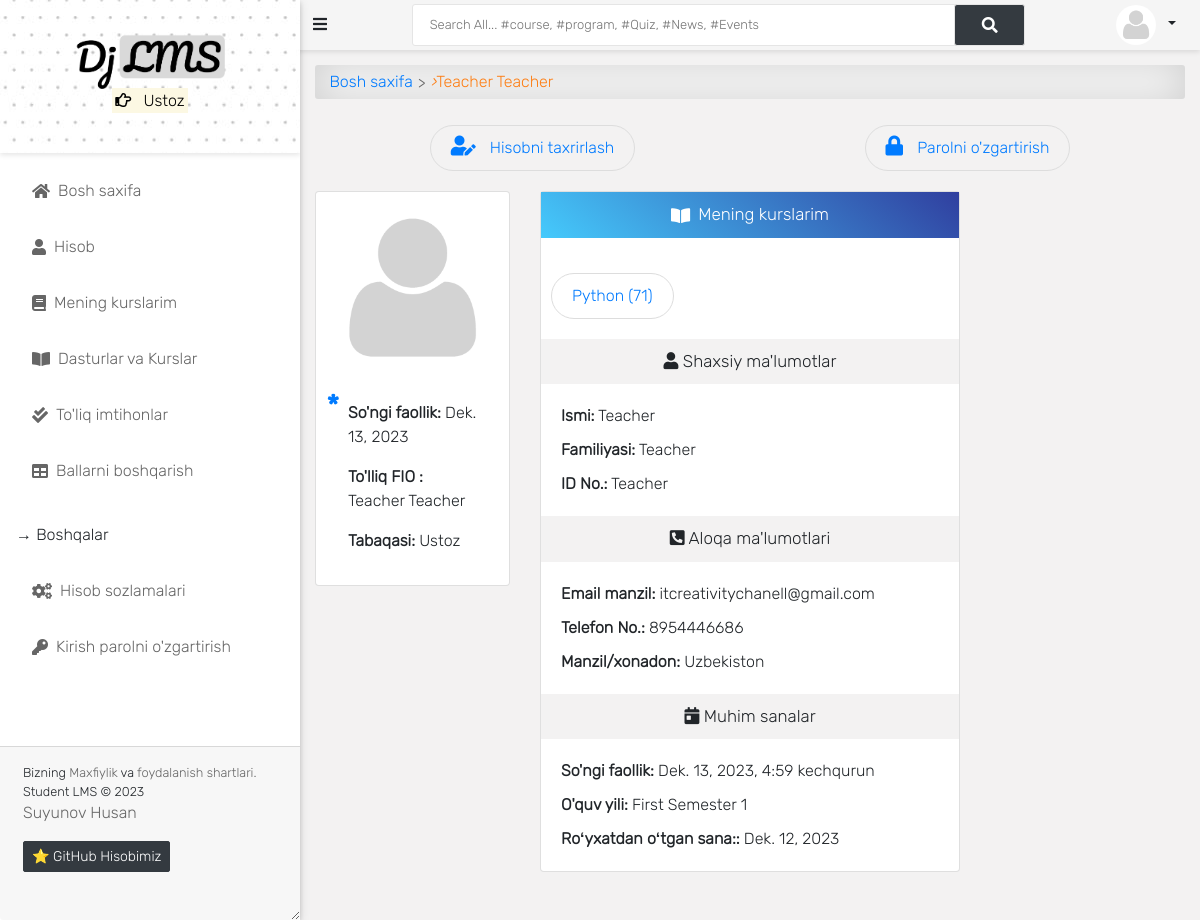
The page /accounts/profile/ (signed in) on the database as committed earlier.
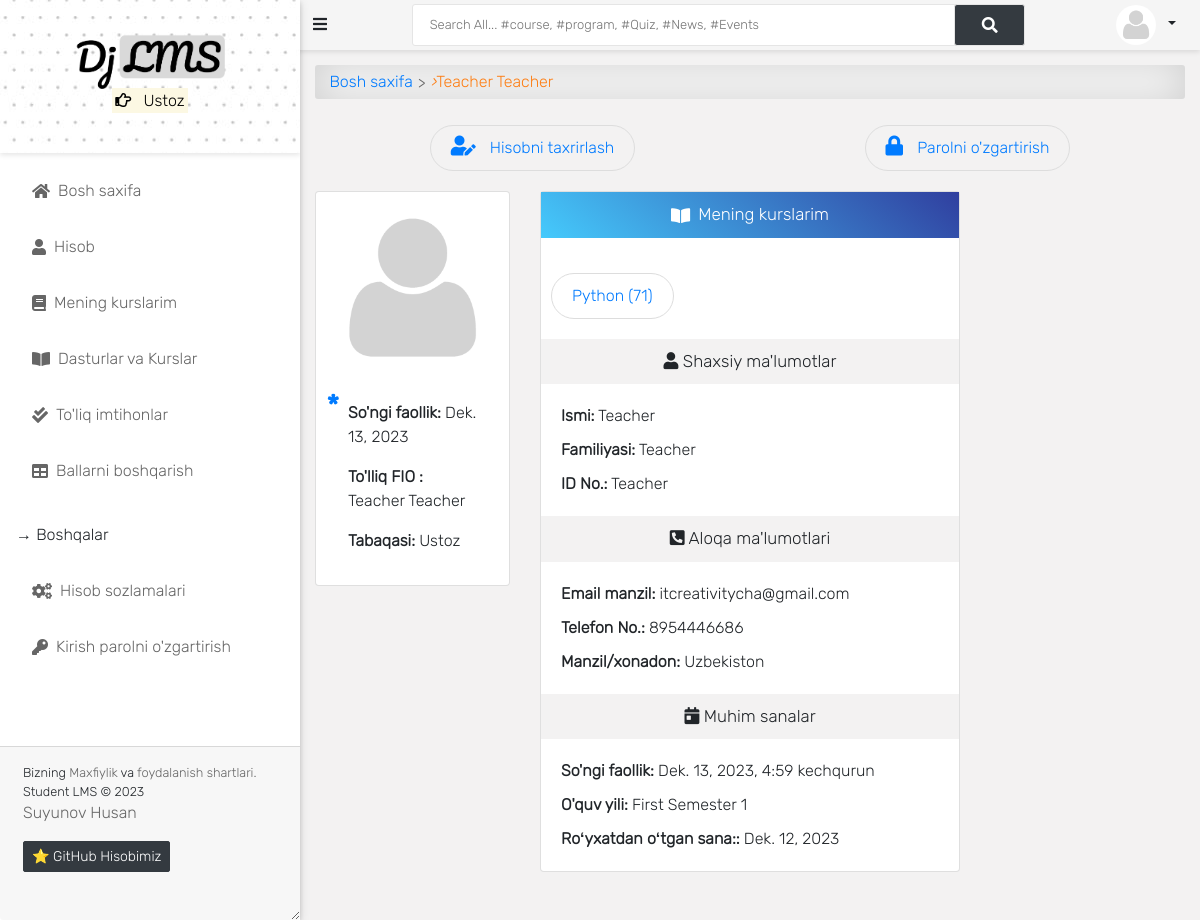
The same page on the database as committed later.
### accounts/models.py (models this page shows, shortened)
class User(AbstractUser):
    is_student = models.BooleanField(default=False)
    is_lecturer = models.BooleanField(default=False)
    is_parent = models.BooleanField(default=False)
    is_dep_head = models.BooleanField(default=False)
    phone = models.CharField(max_length=60, blank=True, null=True)
    address = models.CharField(max_length=60, blank=True, null=True)
    picture = models.ImageField(upload_to='profile_pictures/%y/%m/%d/', default='default.png', null=True)
    email = models.EmailField(blank=True, null=True)
    username_validator = ASCIIUsernameValidator()
    objects = UserManager()
    @property
    def get_full_name(self):
        full_name = self.username
        if self.first_name and self.last_name:
            full_name = self.first_name + " " + self.last_name
        return full_name
    @property
    def get_user_role(self):
        if self.is_superuser:
            return "Boshliq"
        elif self.is_student:
            return "Talaba"
        elif self.is_lecturer:
            return "Ustoz"
        elif self.is_parent:
            return "Ota-ona"

### course/models.py (models this page shows, shortened)
class Course(models.Model):
    slug = models.SlugField(blank=True, unique=True)
    title = models.CharField(max_length=200, null=True)
    code = models.CharField(max_length=200, unique=True, null=True)
    credit = models.IntegerField(null=True, default=0)
    summary = models.TextField(max_length=200, blank=True, null=True)
    program = models.ForeignKey(Program, on_delete=models.CASCADE)
    level = models.CharField(max_length=25, choices=LEVEL, null=True)
    year = models.IntegerField(choices=YEARS, default=0)
    semester = models.CharField(choices=SEMESTER, max_length=200)
    is_elective = models.BooleanField(default=False, blank=True, null=True)
    objects = CourseManager()
    def __str__(self):
        return "{0} ({1})".format(self.title, self.code)
    def get_absolute_url(self):
        return reverse('course_detail', kwargs={'slug': self.slug})

### app/models.py (models this page shows)
class Semester(models.Model):
    semester = models.CharField(max_length=10, choices=SEMESTER, blank=True)
    is_current_semester = models.BooleanField(default=False, blank=True, null=True)
    session = models.ForeignKey(Session, on_delete=models.CASCADE, blank=True, null=True)
    next_semester_begins = models.DateField(null=True, blank=True)
    def __str__(self):
        return self.semester

class Session(models.Model):
    session = models.CharField(max_length=200, unique=True)
    is_current_session = models.BooleanField(default=False, blank=True, null=True)
    next_session_begins = models.DateField(blank=True, null=True)
    def __str__(self):
        return self.session

### accounts/views.py (the view, shortened to what this page needs)
# urls.py: path('profile/', profile, name='profile'),
@login_required
def profile(request):
    try:
        current_session = get_object_or_404(Session, is_current_session=True)
        current_semester = get_object_or_404(Semester, is_current_semester=True, session=current_session)
    except Semester.MultipleObjectsReturned and Semester.DoesNotExist and Session.DoesNotExist:
        raise Http404
    if request.user.is_lecturer:
        courses = Course.objects.filter(allocated_course__lecturer__pk=request.user.id).filter(
            semester=current_semester)
        return render(request, 'accounts/profile.html', {
            'title': request.user.get_full_name,
            "courses": courses,
            'current_session': current_session,
            'current_semester': current_semester,
        })

### templates/accounts/profile.html (shortened to what this page needs)
{% extends 'base.html' %}
{% load static %}
{% load i18n %}
{% block content %}
{% if user.is_authenticated %}
<div id="input-nav"><a href="{% url 'home' %}" class="primary1">Bosh saxifa</a> <i>&rsaquo;</i> {{ user.get_full_name }}</div>
<div class="btn-flex">
    <a class="edit-btn" href="{% url 'edit_profile' %}"><i class="fas fa-user-edit"></i>
        <span class="mobile-hide">Hisobni taxrirlash</span></a>
    <a class="edit-btn" href="{% url 'change_password' %}"><i class="fas fa-lock"></i><span class="mobile-hide">
        Parolni o'zgartirish</span></a>
</div>
<div class="row">
    <div class="col-md-3 mx-auto">
        <div class="card">
            <img src="{{ user.picture.url }}" class="dashboard-img">
            <div class="program-description">
                <p><strong>So'ngi faollik: </strong>{{ user.last_login|date }}</p>
                <p><strong>To'lliq FIO : </strong>{{ user.get_full_name|title }}</p>
                <p><strong>Tabaqasi: </strong>
                    {{ user.get_user_role }}
                </p>
            </div>
        </div>
    </div>
    <div class="col-md-6 mx-auto">
        <div class="card">
            {% if user.is_lecturer %}
            <p class="form-title"><i class="fas fa-book-open"></i>Mening kurslarim</p>
            <div class="dashboard-description">
                {% if courses %}
                    <div class="flex">
                        {% for course in courses %}
                            <div class="flex"><a class="edit-btn" href="{{ course.get_absolute_url }}">{{ course }}</a></div>
                        {% endfor %}
                    </div>
                {% else %}
                        <div class="text-danger"><i class="far fa-frown"></i>Kurslar yo'q!</div>
                {% endif %}
            </div>
            {% endif %}
            <p class="title-info"><i class="fas fa-user"></i> Shaxsiy ma'lumotlar</p>
            <div class="dashboard-description">
                <p><strong>Ismi:</strong> {{ user.first_name|title }}</p>
                <p><strong>Familiyasi:</strong> {{ user.last_name|title }}</p>
                <p><strong>ID No.:</strong> {{ user.username }}</p>
            </div>
            <p class="title-info"><i class="fas fa-phone-square-alt"></i> Aloqa ma'lumotlari</p>
            <div class="dashboard-description">
                <p><strong>Email manzil:</strong> {{ user.email }}</p>
                <p><strong>Telefon No.:</strong> {{ user.phone }}</p>
                <p><strong>Manzil/xonadon:</strong> {{ user.address }}</p>
            </div>
            <p class="title-info"><i class="fa fa-calendar-day"></i> Muhim sanalar</p>
            <div class="dashboard-description">
                <p><strong>So'ngi faollik:</strong> {{ user.last_login }}</p>
                <p><strong>O'quv yili:</strong> {{ current_semester }} Semester {{ current_session }}</p>
                <p><strong>Roʻyxatdan oʻtgan sana::</strong> {{ user.date_joined|date }}</p>
            </div>
        </div>
    </div>
    <div class="col-md-3 mx-auto"></div>
</div>
{% endif %}
{% endblock content %}

### templates/base.html (shortened to what this page needs)
{% load static %}
<!DOCTYPE html>
<html lang="uz">
<head>
    <link rel="stylesheet" type="text/css" href="{% static 'css/bootstrap.min.css' %}">
    <link rel="stylesheet" type="text/css" href="{% static 'css/all.css' %}">
    <link rel="stylesheet" type="text/css" href="{% static 'css/style.css' %}">
</head>
<body>
    {% include 'aside.html' %}
    <div id="main">
        {% include 'navbar.html' %}
        <div class="container-fluid" id="main-content">
            {% block content %}{% endblock content %}
        </div>
    </div>
</body>
</html>

### templates/aside.html (shortened to what this page needs)
{% load static %}
<div id="side-nav">
  <div class="main-menu">
    <div
      class="top-side text-center py-4"
      style="background-image: url({% static '/img/dotted.jpg' %})"
    >
      <img
        src="{% static 'img/logo.png' %}"
        width="150px"
        alt="Student LMS"
      />
      <p class="text-orange">
        <mark>
          <i class="far fa-hand-point-right"></i>
          {{ request.user.get_user_role }}
        </mark>
      </p>
    </div>
    {% url 'home' as hom %} {% url 'dashboard' as dash %}
    <ul>
      <li class="{% if request.path == hom %}active{% endif %}">
        <a href="{% url 'home' %}"><i class="fas fa-home"></i>Bosh saxifa</a>
      </li>
      <li class="{% if request.path == prof %}active{% endif %}">
        <a href="{% url 'profile' %}"><i class="fas fa-user"></i>Hisob</a>
      </li>
       {% if request.user.is_lecturer or request.user.is_student %}
      <li class="{% if request.path == ucl %}active{% endif %}">
        <a href="{% url 'user_course_list' %}"
          ><i class="fas fa-book"></i>Mening kurslarim</a
        >
      </li>
      {% endif %}
      <li class="{% if request.path == pro %}active{% endif %}">
        <a href="{% url 'programs' %}"
          ><i class="fas fa-book-open"></i>Dasturlar va Kurslar</a
        >
      </li>
      {% if request.user.is_superuser or request.user.is_lecturer %}
      <li class="{% if request.path == qce %}active{% endif %}">
        <a href="{% url 'quiz_marking' %}"
          ><i class="fas fa-check-double"></i>To'liq imtihonlar</a
        >
      </li>
      {% endif %}  {% if request.user.is_lecturer %}
      <li class="{% if request.path == ascore %}active{% endif %}">
        <a href="{% url 'add_score' %}"
          ><i class="fas fa-table"></i>Ballarni boshqarish</a
        >
      </li>
      {% endif %}
      <br />
      <p class="ml-3">&RightArrow; Boshqalar</p>
      <li class="{% if request.path == ep %}active{% endif %}">
        <a href="{% url 'edit_profile' %}"
          ><i class="fas fa-cogs"></i>Hisob sozlamalari</a
        >
      </li>
      <li class="{% if request.path == cp %}active{% endif %}">
        <a href="{% url 'change_password' %}"
          ><i class="fas fa-key"></i>Kirish parolni o'zgartirish</a
        >
      </li>
    </ul>
  </div>
  <footer class="card-footer mt-5 pt-3 pb-5 px-2">
    <div class="col-12">
      <p class="small m-0">
        Bizning <a href="#"> Maxfiylik </a> va <a href="#"> foydalanish shartlari. </a>
        <br />Student LMS &copy;
        <br />
      </p>
      <p>
        <a href="https://brian-mwenda.vercel.app/" target="_blank"
          >Suyunov Husan</a
        >
      </p>
      <a
        href="https://github.com/Xusanbek0071"
        class="btn btn-sm btn-dark mx-auto"
        target="_blank"
      >
        ⭐️ GitHub Hisobimiz
      </a>
    </div>
  </footer>
</div>

### templates/navbar.html (shortened to what this page needs)
<div id="top-navbar">
	<div class="container">
		<div class="nav-wrapper">
			<div class="toggle-btn" onclick="toggleSidebar()">
				<i class="fas fa-bars"></i>
			</div>
			<form class="form-header" action="{% url 'query' %}" method="GET">
				<input id="primary-search" class="au-input au-input--xl" type="text" name="q" value="{{ request.GET.q }}"
					placeholder="Search All... #course, #program, #Quiz, #News, #Events" required />
				<button class="au-btn--submit" type="submit">
					<i class="fas fa-search"></i>
				</button>
			</form>
			<div class="dropdown">
				<button class="btn btn-sm dropdown-toggle" type="button" id="dropdownMenuButton" data-toggle="dropdown"
					aria-haspopup="true" aria-expanded="false">
					<img class="profile-pic" src="{{ request.user.picture.url }}">
				</button>
			</div>
		</div>
	</div>
</div>

### static/css/all.css (style rules this page uses)
.fa, .fas, .far, .fal, .fad, .fab { -moz-osx-font-smoothing: grayscale; -webkit-font-smoothing: antialiased; display: inline-block; font-style: normal; font-variant: normal; text-rendering: auto; line-height: 1; }
.fa-bars:before { content: "\f0c9"; }
.fa-book:before { content: "\f02d"; }
.fa-book-open:before { content: "\f518"; }
.fa-calendar-day:before { content: "\f783"; }
.fa-check-double:before { content: "\f560"; }
.fa-cogs:before { content: "\f085"; }
.fa-hand-point-right:before { content: "\f0a4"; }
.fa-home:before { content: "\f015"; }
.fa-key:before { content: "\f084"; }
.fa-lock:before { content: "\f023"; }
.fa-phone-square-alt:before { content: "\f87b"; }
.fa-search:before { content: "\f002"; }
.fa-table:before { content: "\f0ce"; }
.fa-user:before { content: "\f007"; }
.fa-user-edit:before { content: "\f4ff"; }
.far { font-family: 'Font Awesome 5 Free'; font-weight: 400; }
.fa, .fas { font-family: 'Font Awesome 5 Free'; font-weight: 900; }

### templates/aside.html (style rules this page uses)
.top-side { background-size: cover; background-position: top center; }

Rows that differ between the two databases and show on the page:
changed User "Ustoz": email "itcreativitychanell@gmail.com" → "itcreativitycha@gmail.com"
